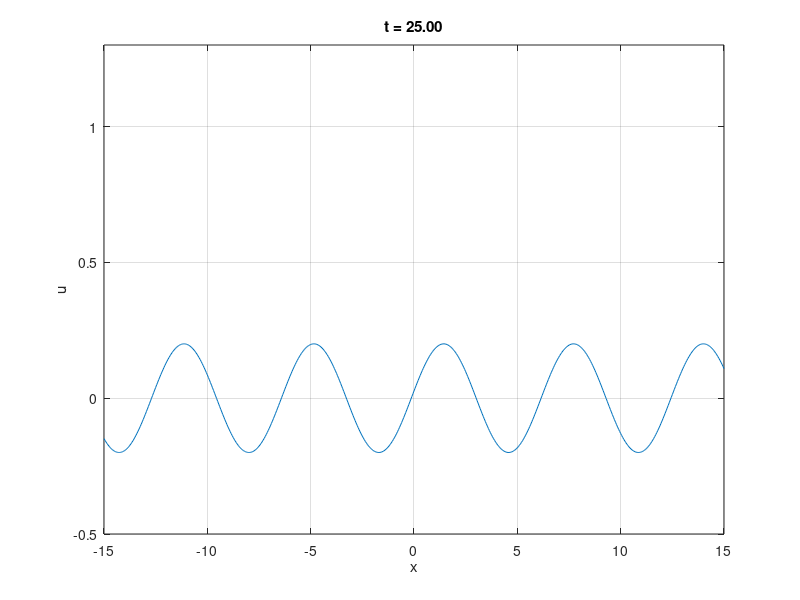

Recreate this plot in MATLAB.
% WAVEMOVIE  Make a movie out of a D'Alembert solution to the wave equation.
% D'Alembert says
%   u(x,t) = F(x-c*t) + G(x+c*t)
% solves
%   u_tt = c^2 u_xx
% The method for making a movie is the most portable I can make.  It should 
% work in both octave and matlab.

c = 1;                    % speed = 1
G = @(x) exp(-abs(x));    % a single peak
F = @(x) 0.2*sin(x);      % a simple wave

% plot movie
figure(1)
x = -15:0.05:15;          % fine grid of 400 points
u = F(x-c*0) + G(x+c*0);  % use t=0 for first frame
h = plot(x,u);            % use plot for first frame; get handle
xlabel x, ylabel u, grid on
box = [-15 15 -0.5 1.3];  axis(box)
for t=0:0.1:25
  u = F(x-c*t) + G(x+c*t);      % compute u for new frame
  set(h,'YData',u)              % put it in the figure
  drawnow, axis(box), grid on   % refresh the figure
  title(sprintf('t = %4.2f',t)) % update t value in title
  pause(0.05)                   % make this (very roughly) 20 frames/sec
end
